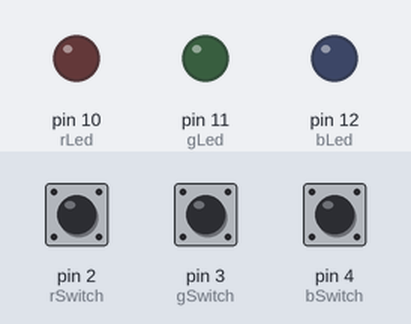
The sketch below on a simulated Arduino Uno, built with avr-gcc and run on an emulated ATmega328P. Shown: output pins drawn as LEDs (lit = HIGH). The inputs (shaded band) are chosen by the test bench; at power-on: pin 2 (rSwitch) LOW, pin 3 (gSwitch) LOW, pin 4 (bSwitch) LOW.

Above: at 1.2 s.
1.3 s: pin 2 (rSwitch) pulled HIGH for 0.15 s
At 1.37 s:
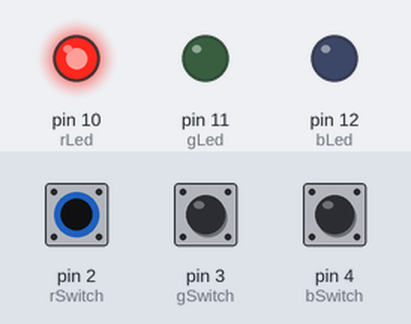
2.9 s: pin 3 (gSwitch) pulled HIGH for 0.15 s
At 2.97 s:
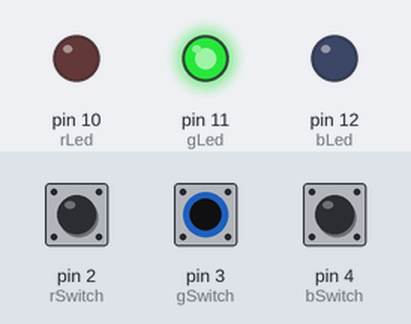
4.5 s: pin 4 (bSwitch) pulled HIGH for 0.15 s
At 4.57 s:
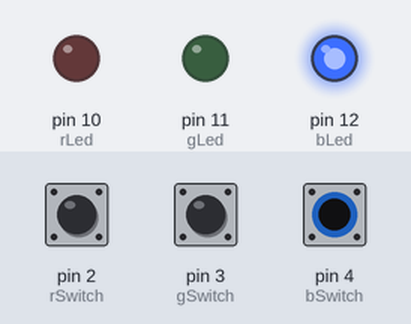
6.1 s: pin 4 (bSwitch) pulled HIGH for 3.2 s
At 10.1 s:
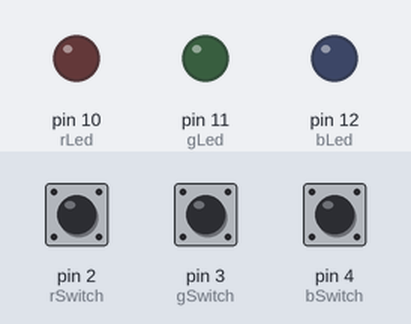
10.8 s: pin 2 (rSwitch) pulled HIGH for 3.2 s
At 11.2 s:
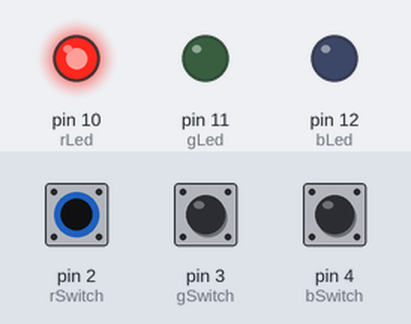
15.5 s: pin 2 (rSwitch) driven HIGH and pin 3 (gSwitch) driven HIGH
At 16.0 s:
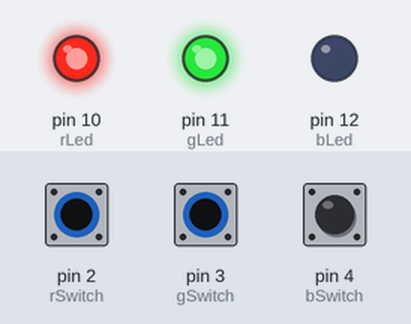
Timing chart, 0 to 18.0 s (numbered marks = the images above; inputs shaded):
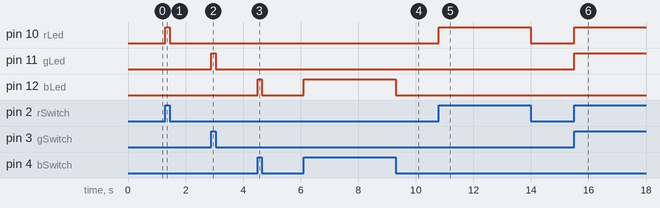

Measured:
- after the input at 1.3 s, pin 10 (rLed): LOW → HIGH at once, → LOW 0.15 s later
- after the input at 2.9 s, pin 11 (gLed): LOW → HIGH at once, → LOW 0.15 s later
- after the input at 4.5 s, pin 12 (bLed): LOW → HIGH at once, → LOW 0.15 s later
- after the input at 6.1 s, pin 12 (bLed): LOW → HIGH at once, → LOW 3.2 s later
- after the input at 10.8 s, pin 10 (rLed): LOW → HIGH at once, → LOW 3.2 s later
- after the input at 15.5 s, pin 10 (rLed), pin 11 (gLed): LOW → HIGH at once

The sketch:

day04.ino
```cpp
// Day 04

int bLed = 12; // blue
int gLed = 11; // green
int rLed = 10; // red

int bSwitch = 4; // blue (1)
int gSwitch = 3; // green (2)
int rSwitch = 2; // red (3)

void setup() {
  // put your setup code here, to run once:

  pinMode(bLed, OUTPUT);
  pinMode(gLed, OUTPUT);
  pinMode(rLed, OUTPUT);

  pinMode(bSwitch, INPUT);
  pinMode(gSwitch, INPUT);
  pinMode(rSwitch, INPUT);
}

void loop() {
  // put your main code here, to run repeatedly:

  digitalWrite(bLed, digitalRead(bSwitch));
  digitalWrite(gLed, digitalRead(gSwitch));
  digitalWrite(rLed, digitalRead(rSwitch));

}
```
